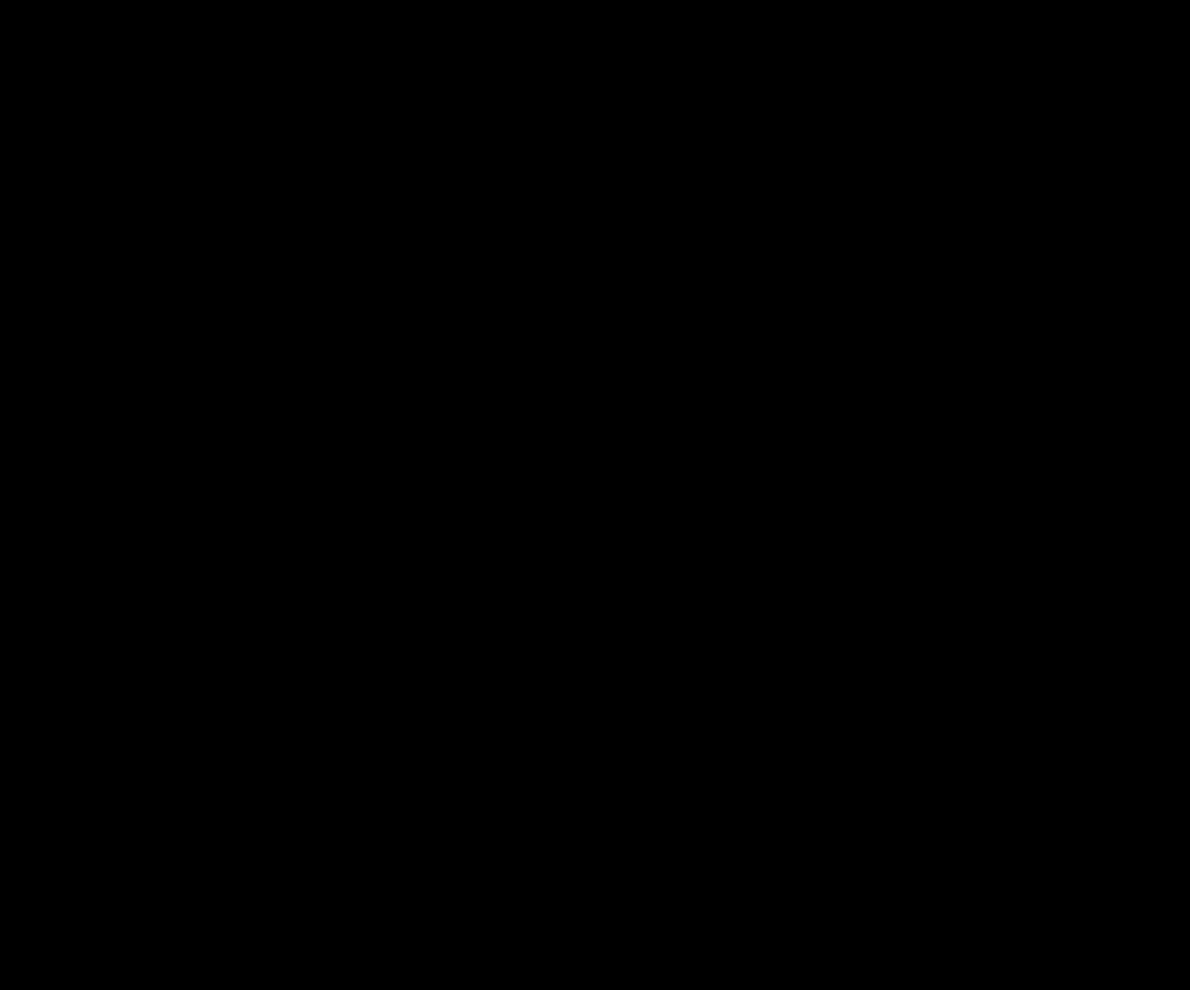
Frame 1 (no input)
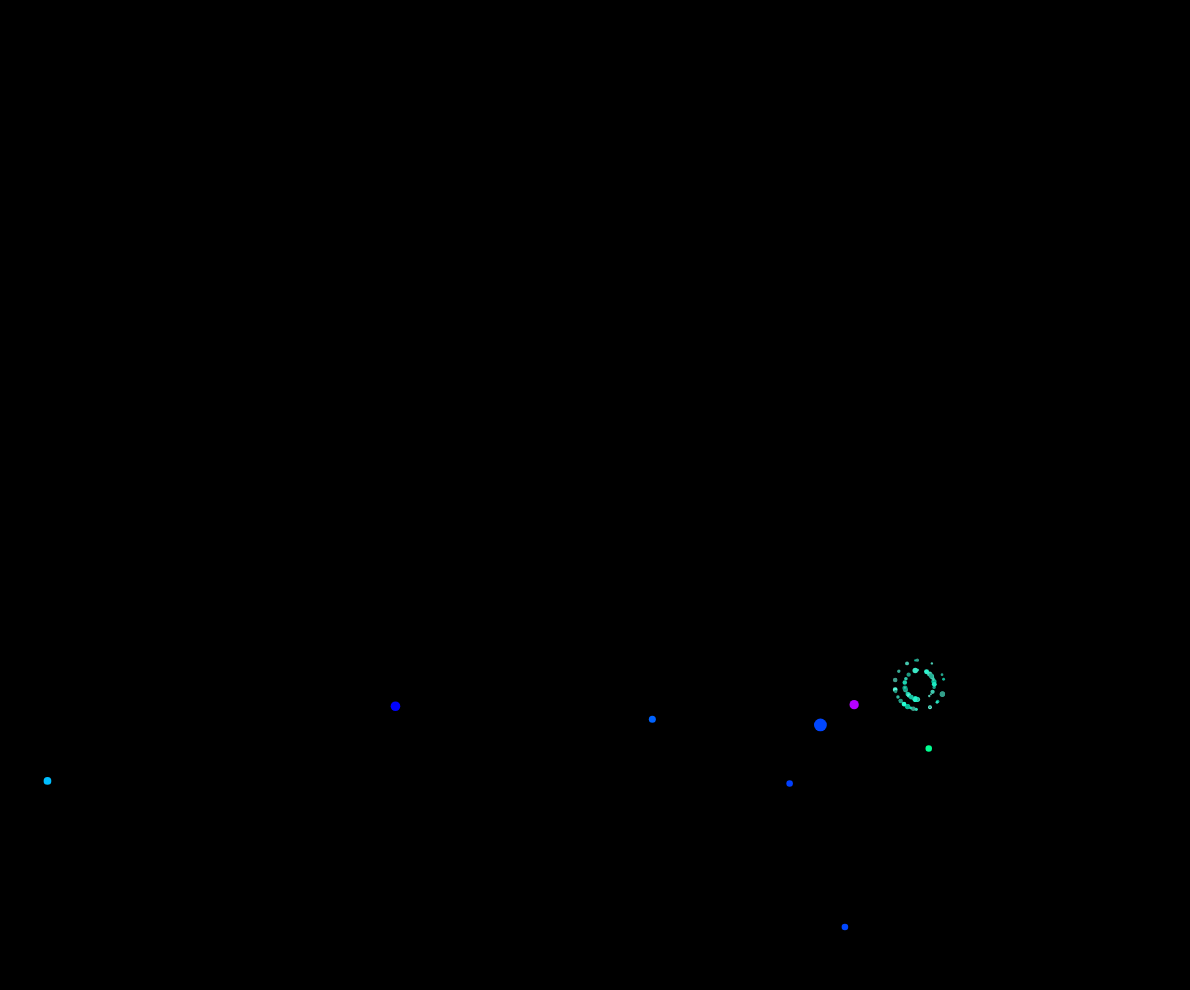
Frame 60 (no input)
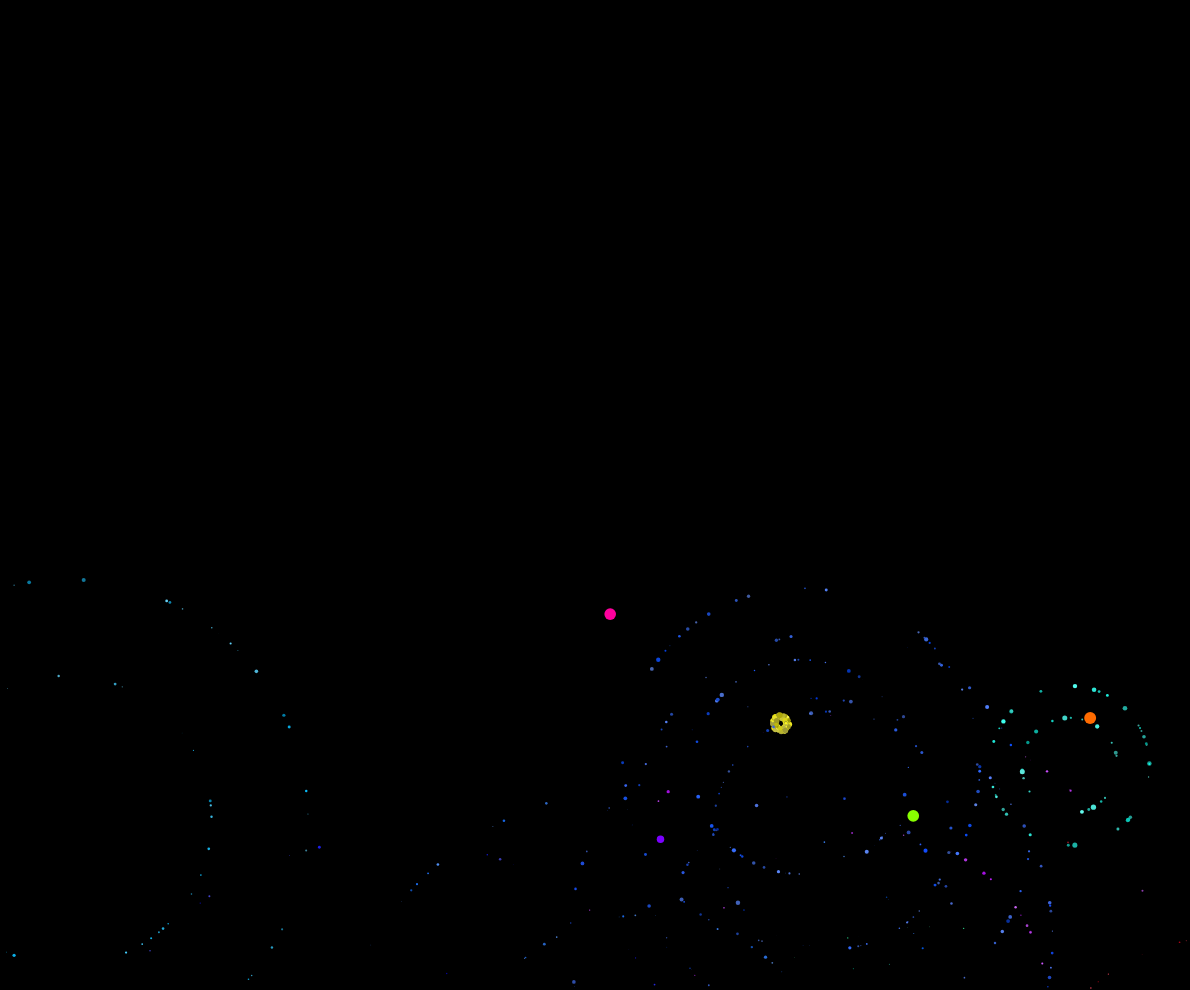
Frame 120 (the mouse pressed at the canvas centre since frame 60)

The p5.js sketch that drew these frames (run headless with seeded random() and noise() and a simulated clock; from frame 60 on, the mouse is pressed at the canvas centre):

// p5.js sketch
// ── sketch.js
class Particle {
  constructor(x, y, sx, sy, color, size, life, bomb) {
    this.pos = createVector(x, y);
    this.vel = createVector(sx, sy);
    
    this.color = color;
    this.size = size || 10;
    
    this.lifetime = life || 800;
    this.maxLife = this.lifetime;
    
    this.isBomb = bomb || false;
  }
  
  update(dt) {
    this.lifetime -= dt;
    
    this.pos.x += this.vel.x * dt;
    this.pos.y += this.vel.y * dt;
    
    this.vel.mult(0.99);
    
    this.vel.add(0, 0.0015 * dt);
  }
  
  show() {
    stroke(this.color);
    strokeWeight(this.size * (this.isBomb ? 1 : (this.lifetime / this.maxLife)));
    
    point(this.pos.x, this.pos.y);
  }
}



let particles = [];

function setup() {
  createCanvas(windowWidth - 10, windowHeight - 10);
  
  colorMode(HSB, 256);
}

function draw() {
  background(0);
  for(let i = particles.length - 1; i >= 0; i--) {
    let part = particles[i];
    part.update(deltaTime);
    part.show();
    if(part.lifetime < 0) {
      particles.splice(i, 1);
      if(part.isBomb) {
        let num = random(50, 100);
          let h = hue(part.color);
        for(let i = 0; i < num; i++) {
          let vec = createVector(random(-0.5, 0.5), random(-0.5, 0.5));
          vec.setMag(random() < 0.5 ? 0.5 : 0.3);
          particles.push(new Particle(part.pos.x, part.pos.y, vec.x, vec.y, color(h, random(150, 256), random(150, 256)), random(2, 6), random(300, 2000)));
        }
      }
    }
  }
  
  if(random() < 0.1) {
    let c = color(random(256), 256, 256);
    particles.push(new Particle(random(width), height * 0.99, random(-0.1, 0.1), random(-0.9, -1.2), c, random(6, 13), random(600, 1000), true));
  }
  
}
